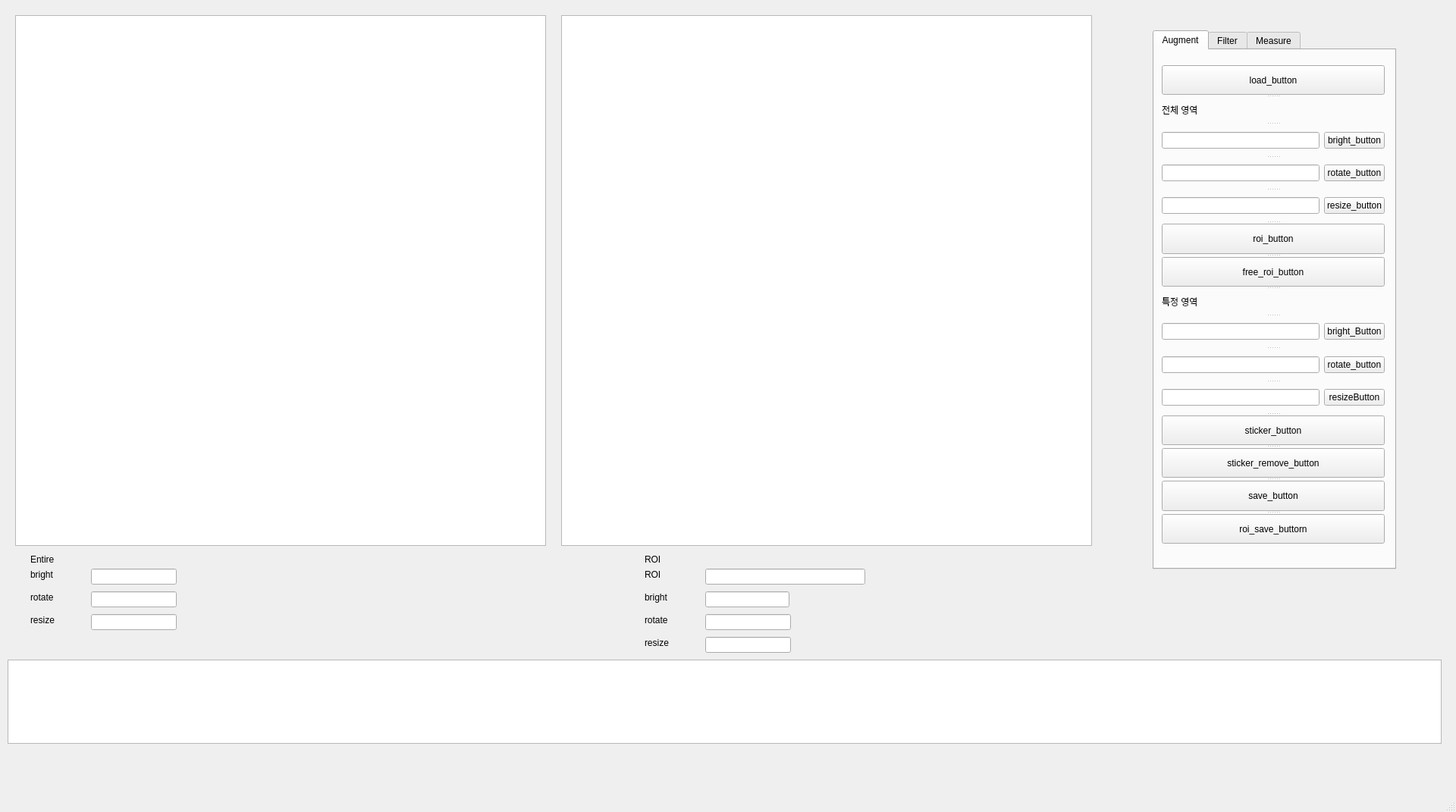
<?xml version="1.0" encoding="UTF-8"?>
<ui version="4.0">
 <class>MainWindow</class>
 <widget class="QMainWindow" name="MainWindow">
  <property name="geometry">
   <rect>
    <x>0</x>
    <y>0</y>
    <width>1920</width>
    <height>1071</height>
   </rect>
  </property>
  <property name="windowTitle">
   <string>MainWindow</string>
  </property>
  <widget class="QWidget" name="centralwidget">
   <widget class="QGraphicsView" name="graphicsView">
    <property name="geometry">
     <rect>
      <x>20</x>
      <y>20</y>
      <width>700</width>
      <height>700</height>
     </rect>
    </property>
   </widget>
   <widget class="QListView" name="log_listView">
    <property name="geometry">
     <rect>
      <x>10</x>
      <y>870</y>
      <width>1891</width>
      <height>111</height>
     </rect>
    </property>
   </widget>
   <widget class="QGraphicsView" name="graphicsView2">
    <property name="geometry">
     <rect>
      <x>740</x>
      <y>20</y>
      <width>700</width>
      <height>700</height>
     </rect>
    </property>
   </widget>
   <widget class="QTabWidget" name="tab_6">
    <property name="geometry">
     <rect>
      <x>1520</x>
      <y>40</y>
      <width>321</width>
      <height>711</height>
     </rect>
    </property>
    <property name="currentIndex">
     <number>0</number>
    </property>
    <widget class="QWidget" name="tab">
     <attribute name="title">
      <string>Augment</string>
     </attribute>
     <widget class="QSplitter" name="splitter">
      <property name="geometry">
       <rect>
        <x>10</x>
        <y>20</y>
        <width>294</width>
        <height>631</height>
       </rect>
      </property>
      <property name="orientation">
       <enum>Qt::Vertical</enum>
      </property>
      <widget class="QPushButton" name="loadButton">
       <property name="text">
        <string>load_button</string>
       </property>
      </widget>
      <widget class="QLabel" name="label">
       <property name="text">
        <string>전체 영역</string>
       </property>
      </widget>
      <widget class="QWidget" name="layoutWidget">
       <layout class="QHBoxLayout" name="horizontalLayout_4">
        <item>
         <widget class="QLineEdit" name="brightLineEdit"/>
        </item>
        <item>
         <widget class="QPushButton" name="brightButton">
          <property name="text">
           <string>bright_button</string>
          </property>
         </widget>
        </item>
       </layout>
      </widget>
      <widget class="QWidget" name="layoutWidget">
       <layout class="QHBoxLayout" name="horizontalLayout_5">
        <item>
         <widget class="QLineEdit" name="rotateLineEdit"/>
        </item>
        <item>
         <widget class="QPushButton" name="rotateButton">
          <property name="text">
           <string>rotate_button</string>
          </property>
         </widget>
        </item>
       </layout>
      </widget>
      <widget class="QWidget" name="layoutWidget">
       <layout class="QHBoxLayout" name="horizontalLayout_6">
        <item>
         <widget class="QLineEdit" name="resizeLineEdit"/>
        </item>
        <item>
         <widget class="QPushButton" name="resizeButton">
          <property name="text">
           <string>resize_button</string>
          </property>
         </widget>
        </item>
       </layout>
      </widget>
      <widget class="QPushButton" name="roi_button">
       <property name="text">
        <string>roi_button</string>
       </property>
      </widget>
      <widget class="QPushButton" name="free_roi_button">
       <property name="text">
        <string>free_roi_button</string>
       </property>
      </widget>
      <widget class="QLabel" name="label_2">
       <property name="text">
        <string>특정 영역</string>
       </property>
      </widget>
      <widget class="QWidget" name="layoutWidget">
       <layout class="QHBoxLayout" name="horizontalLayout_7">
        <item>
         <widget class="QLineEdit" name="brightLineEdit_2">
          <property name="text">
           <string/>
          </property>
         </widget>
        </item>
        <item>
         <widget class="QPushButton" name="brightButton_2">
          <property name="text">
           <string>bright_Button</string>
          </property>
         </widget>
        </item>
       </layout>
      </widget>
      <widget class="QWidget" name="layoutWidget">
       <layout class="QHBoxLayout" name="horizontalLayout_8">
        <item>
         <widget class="QLineEdit" name="rotateLineEdit_2">
          <property name="text">
           <string/>
          </property>
         </widget>
        </item>
        <item>
         <widget class="QPushButton" name="rotateButton_2">
          <property name="text">
           <string>rotate_button</string>
          </property>
         </widget>
        </item>
       </layout>
      </widget>
      <widget class="QWidget" name="layoutWidget">
       <layout class="QHBoxLayout" name="horizontalLayout_9">
        <item>
         <widget class="QLineEdit" name="resizeLineEdit_2">
          <property name="text">
           <string/>
          </property>
         </widget>
        </item>
        <item>
         <widget class="QPushButton" name="resizeButton_2">
          <property name="text">
           <string>resizeButton</string>
          </property>
         </widget>
        </item>
       </layout>
      </widget>
      <widget class="QPushButton" name="sticker_button">
       <property name="text">
        <string>sticker_button</string>
       </property>
      </widget>
      <widget class="QPushButton" name="sticker_remove_button">
       <property name="text">
        <string>sticker_remove_button</string>
       </property>
      </widget>
      <widget class="QPushButton" name="saveButton">
       <property name="text">
        <string>save_button</string>
       </property>
      </widget>
      <widget class="QPushButton" name="roi_saveButton">
       <property name="text">
        <string>roi_save_buttorn</string>
       </property>
      </widget>
     </widget>
    </widget>
    <widget class="QWidget" name="tab_2">
     <attribute name="title">
      <string>Filter</string>
     </attribute>
     <widget class="QRadioButton" name="gray_button">
      <property name="geometry">
       <rect>
        <x>10</x>
        <y>30</y>
        <width>108</width>
        <height>19</height>
       </rect>
      </property>
      <property name="text">
       <string>Gray Image</string>
      </property>
     </widget>
     <widget class="QWidget" name="layoutWidget">
      <property name="geometry">
       <rect>
        <x>10</x>
        <y>120</y>
        <width>271</width>
        <height>30</height>
       </rect>
      </property>
      <layout class="QHBoxLayout" name="horizontalLayout_2">
       <item>
        <widget class="QLabel" name="label_13">
         <property name="text">
          <string> CANNY </string>
         </property>
        </widget>
       </item>
       <item>
        <widget class="QLineEdit" name="canny_lineEdit"/>
       </item>
       <item>
        <widget class="QPushButton" name="canny_Button">
         <property name="text">
          <string>Click</string>
         </property>
        </widget>
       </item>
      </layout>
     </widget>
     <widget class="QWidget" name="layoutWidget_2">
      <property name="geometry">
       <rect>
        <x>10</x>
        <y>160</y>
        <width>271</width>
        <height>30</height>
       </rect>
      </property>
      <layout class="QHBoxLayout" name="horizontalLayout_3">
       <item>
        <widget class="QLabel" name="label_14">
         <property name="text">
          <string>MORPH</string>
         </property>
        </widget>
       </item>
       <item>
        <widget class="QLineEdit" name="morph_lineEdit"/>
       </item>
       <item>
        <widget class="QPushButton" name="morph_Button">
         <property name="text">
          <string>Click</string>
         </property>
        </widget>
       </item>
      </layout>
     </widget>
     <widget class="QWidget" name="layoutWidget">
      <property name="geometry">
       <rect>
        <x>10</x>
        <y>80</y>
        <width>271</width>
        <height>30</height>
       </rect>
      </property>
      <layout class="QHBoxLayout" name="horizontalLayout">
       <item>
        <widget class="QLabel" name="label_12">
         <property name="text">
          <string>2 진  화</string>
         </property>
        </widget>
       </item>
       <item>
        <widget class="QLineEdit" name="thres_lineEdit"/>
       </item>
       <item>
        <widget class="QPushButton" name="thres_Button">
         <property name="text">
          <string>Click</string>
         </property>
        </widget>
       </item>
      </layout>
     </widget>
     <widget class="QWidget" name="layoutWidget_3">
      <property name="geometry">
       <rect>
        <x>10</x>
        <y>200</y>
        <width>271</width>
        <height>30</height>
       </rect>
      </property>
      <layout class="QHBoxLayout" name="horizontalLayout_10">
       <item>
        <widget class="QLabel" name="label_15">
         <property name="text">
          <string> B l u r  </string>
         </property>
        </widget>
       </item>
       <item>
        <widget class="QLineEdit" name="blur_lineEdit"/>
       </item>
       <item>
        <widget class="QPushButton" name="blur_Button">
         <property name="text">
          <string>Click</string>
         </property>
        </widget>
       </item>
      </layout>
     </widget>
     <widget class="QWidget" name="layoutWidget_10">
      <property name="geometry">
       <rect>
        <x>10</x>
        <y>240</y>
        <width>271</width>
        <height>30</height>
       </rect>
      </property>
      <layout class="QHBoxLayout" name="horizontalLayout_17">
       <item>
        <widget class="QLabel" name="label_18">
         <property name="text">
          <string>sharpen</string>
         </property>
        </widget>
       </item>
       <item>
        <widget class="QLineEdit" name="shar_lineEdit"/>
       </item>
       <item>
        <widget class="QPushButton" name="shar_Button">
         <property name="text">
          <string>Click</string>
         </property>
        </widget>
       </item>
      </layout>
     </widget>
    </widget>
    <widget class="QWidget" name="tab_5">
     <attribute name="title">
      <string>Measure</string>
     </attribute>
     <widget class="QPushButton" name="point_button">
      <property name="geometry">
       <rect>
        <x>10</x>
        <y>20</y>
        <width>93</width>
        <height>28</height>
       </rect>
      </property>
      <property name="text">
       <string>PushButton</string>
      </property>
     </widget>
     <widget class="QLineEdit" name="point_lineEdit">
      <property name="geometry">
       <rect>
        <x>10</x>
        <y>80</y>
        <width>271</width>
        <height>21</height>
       </rect>
      </property>
     </widget>
     <widget class="QLabel" name="label_16">
      <property name="geometry">
       <rect>
        <x>10</x>
        <y>60</y>
        <width>64</width>
        <height>15</height>
       </rect>
      </property>
      <property name="text">
       <string>좌표</string>
      </property>
     </widget>
     <widget class="QLabel" name="label_17">
      <property name="geometry">
       <rect>
        <x>10</x>
        <y>120</y>
        <width>64</width>
        <height>15</height>
       </rect>
      </property>
      <property name="text">
       <string>거리</string>
      </property>
     </widget>
     <widget class="QTextEdit" name="point2_textEdit">
      <property name="geometry">
       <rect>
        <x>10</x>
        <y>140</y>
        <width>271</width>
        <height>91</height>
       </rect>
      </property>
     </widget>
    </widget>
   </widget>
   <widget class="QLineEdit" name="lineEdit_re">
    <property name="geometry">
     <rect>
      <x>120</x>
      <y>810</y>
      <width>113</width>
      <height>21</height>
     </rect>
    </property>
   </widget>
   <widget class="QLineEdit" name="lineEdit_ro">
    <property name="geometry">
     <rect>
      <x>120</x>
      <y>780</y>
      <width>113</width>
      <height>21</height>
     </rect>
    </property>
   </widget>
   <widget class="QLabel" name="label_5">
    <property name="geometry">
     <rect>
      <x>40</x>
      <y>810</y>
      <width>64</width>
      <height>15</height>
     </rect>
    </property>
    <property name="text">
     <string>resize</string>
    </property>
   </widget>
   <widget class="QLineEdit" name="lineEdit_br">
    <property name="geometry">
     <rect>
      <x>120</x>
      <y>750</y>
      <width>113</width>
      <height>21</height>
     </rect>
    </property>
   </widget>
   <widget class="QLabel" name="label_4">
    <property name="geometry">
     <rect>
      <x>40</x>
      <y>780</y>
      <width>64</width>
      <height>15</height>
     </rect>
    </property>
    <property name="text">
     <string>rotate</string>
    </property>
   </widget>
   <widget class="QLabel" name="label_9">
    <property name="geometry">
     <rect>
      <x>40</x>
      <y>730</y>
      <width>64</width>
      <height>15</height>
     </rect>
    </property>
    <property name="text">
     <string>Entire</string>
    </property>
   </widget>
   <widget class="QLabel" name="label_3">
    <property name="geometry">
     <rect>
      <x>40</x>
      <y>750</y>
      <width>64</width>
      <height>15</height>
     </rect>
    </property>
    <property name="text">
     <string>bright</string>
    </property>
   </widget>
   <widget class="QLineEdit" name="lineEdit_roi_re">
    <property name="geometry">
     <rect>
      <x>930</x>
      <y>840</y>
      <width>113</width>
      <height>21</height>
     </rect>
    </property>
   </widget>
   <widget class="QLabel" name="label_11">
    <property name="geometry">
     <rect>
      <x>850</x>
      <y>750</y>
      <width>64</width>
      <height>15</height>
     </rect>
    </property>
    <property name="text">
     <string>ROI</string>
    </property>
   </widget>
   <widget class="QLabel" name="label_6">
    <property name="geometry">
     <rect>
      <x>850</x>
      <y>840</y>
      <width>64</width>
      <height>15</height>
     </rect>
    </property>
    <property name="text">
     <string>resize</string>
    </property>
   </widget>
   <widget class="QLineEdit" name="lineEdit_roi">
    <property name="geometry">
     <rect>
      <x>930</x>
      <y>750</y>
      <width>211</width>
      <height>21</height>
     </rect>
    </property>
    <property name="text">
     <string/>
    </property>
   </widget>
   <widget class="QLabel" name="label_10">
    <property name="geometry">
     <rect>
      <x>850</x>
      <y>730</y>
      <width>64</width>
      <height>15</height>
     </rect>
    </property>
    <property name="text">
     <string>ROI</string>
    </property>
   </widget>
   <widget class="QLabel" name="label_8">
    <property name="geometry">
     <rect>
      <x>850</x>
      <y>810</y>
      <width>64</width>
      <height>15</height>
     </rect>
    </property>
    <property name="text">
     <string>rotate</string>
    </property>
   </widget>
   <widget class="QLabel" name="label_7">
    <property name="geometry">
     <rect>
      <x>850</x>
      <y>780</y>
      <width>64</width>
      <height>15</height>
     </rect>
    </property>
    <property name="text">
     <string>bright</string>
    </property>
   </widget>
   <widget class="QLineEdit" name="lineEdit_roi_ro">
    <property name="geometry">
     <rect>
      <x>930</x>
      <y>810</y>
      <width>113</width>
      <height>21</height>
     </rect>
    </property>
   </widget>
   <widget class="QLineEdit" name="lineEdit_roi_br">
    <property name="geometry">
     <rect>
      <x>930</x>
      <y>780</y>
      <width>111</width>
      <height>21</height>
     </rect>
    </property>
   </widget>
   <zorder>tab_6</zorder>
   <zorder>graphicsView</zorder>
   <zorder>log_listView</zorder>
   <zorder>graphicsView2</zorder>
   <zorder>lineEdit_re</zorder>
   <zorder>lineEdit_ro</zorder>
   <zorder>label_5</zorder>
   <zorder>lineEdit_br</zorder>
   <zorder>label_4</zorder>
   <zorder>label_9</zorder>
   <zorder>label_3</zorder>
   <zorder>lineEdit_roi_re</zorder>
   <zorder>label_11</zorder>
   <zorder>label_6</zorder>
   <zorder>lineEdit_roi</zorder>
   <zorder>label_10</zorder>
   <zorder>label_8</zorder>
   <zorder>label_7</zorder>
   <zorder>lineEdit_roi_ro</zorder>
   <zorder>lineEdit_roi_br</zorder>
  </widget>
  <widget class="QStatusBar" name="statusbar"/>
 </widget>
 <resources/>
 <connections/>
</ui>
